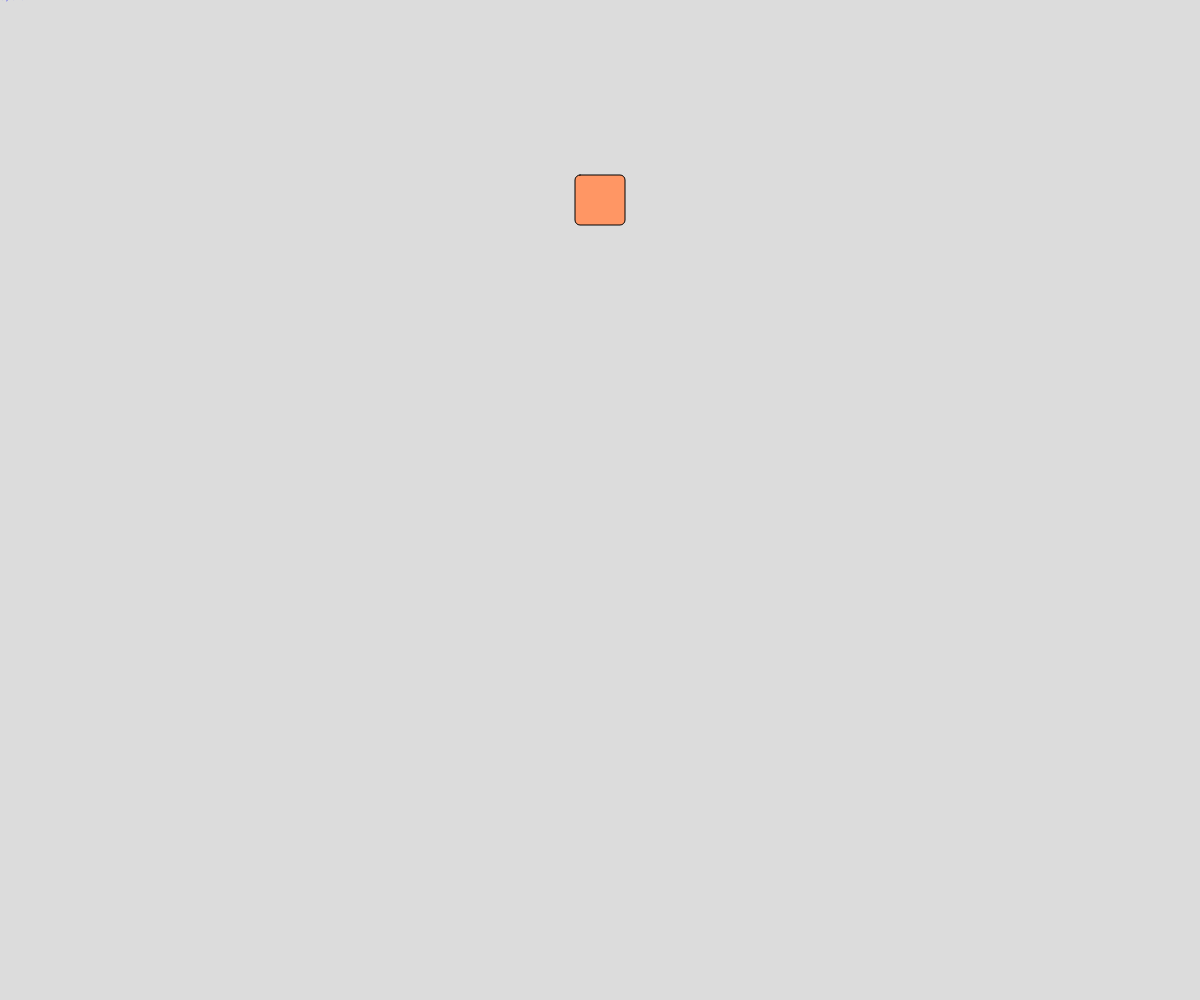
Frame 1 (no input)
Frame 60 (no input): identical to frame 1, image omitted
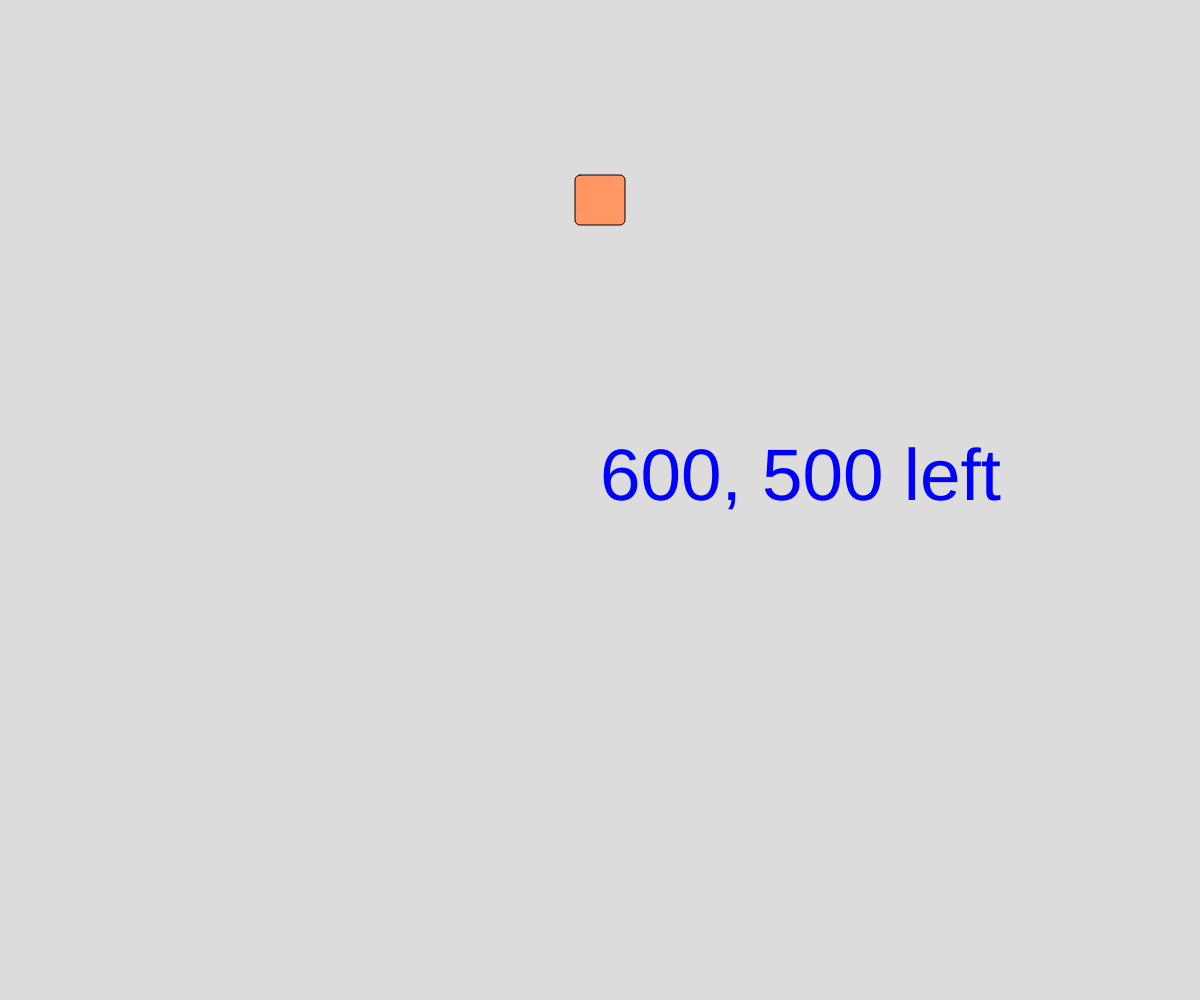
Frame 120 (the mouse pressed at the canvas centre since frame 60)

The p5.js sketch that drew these frames (run headless with seeded random() and noise() and a simulated clock; from frame 60 on, the mouse is pressed at the canvas centre):

// p5.js sketch
// ── sketch.js
// User Events
// Grace Li
// Feb 7th 2025


//Global Variable Declarations
//Define your global here.
// You can only store SIMPLE data at this point (no system variables, string or number is ok)
let tSize =10;
let x;   //Declaration
let y;

function setup() {
  //Run once at start
  createCanvas(windowWidth, windowHeight);
  x = width/2;   //Initialization
  rectMode(CENTER);
}

function draw() {
  // Run over and over, 60 fps
  background(220);
  //print("Current Frame: " + frameCount); //console.log()

  // ----------Mouse Section-----------
  fill("blue");
  textSize(tSize);
  text(mouseX + ", " + mouseY + " " + mouseButton, mouseX, mouseY);

  //---------Key Board Section -----------
  fill(300,150,100);
  square(x, 200, 50, 5);

  if(keyIsDown(LEFT_ARROW)){
    x = x - 5;
    if(x < 0){
      x = width;
    }
  }
  if(keyIsDown(RIGHT_ARROW)){
    x = x + 5;
    if(x > width){
      x = 0;
    }
  }
}

function mousePressed(){
  // this is called Automatically. 
  // This is called ONCE per mouse button press
  tSize = random(5,100);
}
